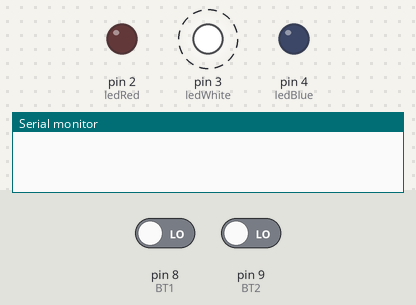
The sketch below on a simulated Arduino Uno, built with avr-gcc and run on an emulated ATmega328P. On the bench: output pins drawn as LEDs (lit = HIGH), the last lines printed to the serial monitor. Dashed ring = blinking. The inputs (shaded band) are chosen by the test bench; at power-on: pin 8 (BT1) LOW, pin 9 (BT2) LOW.

Above: at 2.2 s.
2.3 s: pin 8 (BT1) driven HIGH
At 2.92 s:
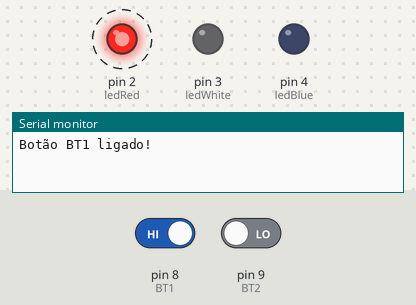
5.7 s: pin 8 (BT1) driven LOW
At 5.97 s:
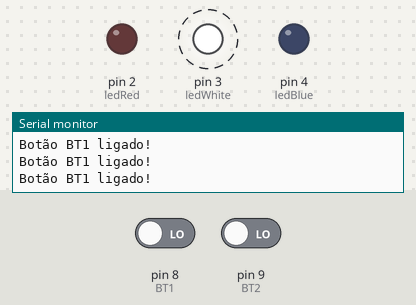
9.1 s: pin 9 (BT2) driven HIGH
At 9.42 s:
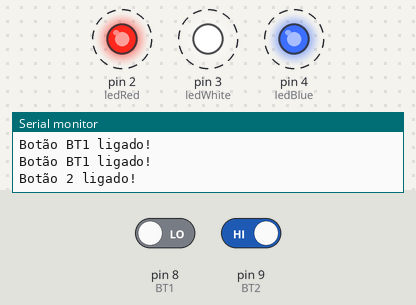
12.5 s: pin 9 (BT2) driven LOW
At 13.32 s:
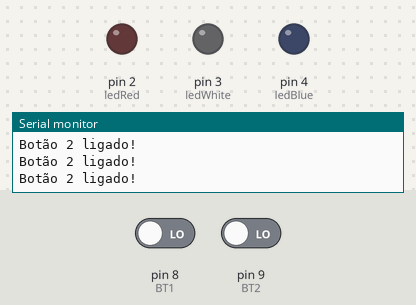
Timing chart, 0 to 16.9 s (numbered marks = the images above; inputs shaded):
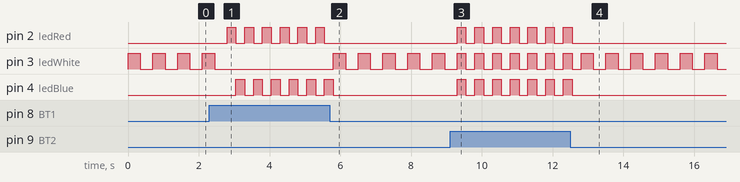

Measured:
- after the input at 2.3 s, pin 2 (ledRed): alternates HIGH for 0.25 s and LOW for 0.25 s, starting after 0.50 s; pin 3 (ledWhite): goes on until 2.5 s, then stays LOW; pin 4 (ledBlue): alternates HIGH for 0.25 s and LOW for 0.25 s, starting after 0.75 s
- after the input at 5.7 s, pin 2 (ledRed): stops changing and stays LOW; pin 3 (ledWhite): alternates HIGH for 0.35 s and LOW for 0.35 s, starting after 0.10 s; pin 4 (ledBlue): goes on until 5.8 s, then stays LOW
- after the input at 9.1 s, pin 2 (ledRed), pin 4 (ledBlue): alternates HIGH for 0.25 s and LOW for 0.25 s, starting after 0.20 s; pin 3 (ledWhite): alternates HIGH for 0.25 s and LOW for 0.25 s, starting after 0.45 s
- after the input at 12.5 s, pin 2 (ledRed), pin 4 (ledBlue): goes on until 12.6 s, then stays LOW
- by itself, pin 3 (ledWhite): alternates HIGH for 0.35 s and LOW for 0.35 s

The sketch:

Aula02.ino
```cpp
// Atribui nomes aos pinos de I/O
#define BT1 8
#define BT2 9
#define ledRed 2
#define ledWhite 3
#define ledBlue 4

// Declaração de variáveis
bool statusBT1;
bool statusBT2;

void setup() {
  // Habilita porta de comunicação serial
  // Baud Rate ---> 9600 bits/s
  Serial.begin(9600);
  // Configura pinos de I/O como INPUT ou OUTPUT
  pinMode(BT1, INPUT);
  pinMode(BT2, INPUT);
  pinMode(ledRed, OUTPUT);
  pinMode(ledWhite, OUTPUT);
  pinMode(ledBlue, OUTPUT);
}

/*
Exemplo 1:
Botão:
LOW -----> desligado ---> ledWhite piscando em intervalos de 350ms
HIGH ----> ligado ------> os LEDs ledRed e ledBlue piscam alternadamente em intervalos de 250ms
*/

void loop() {
  statusBT1 = digitalRead(BT1);
  statusBT2 = digitalRead(BT2);

  if(statusBT1 == HIGH){
    Serial.println("Botão BT1 ligado!");
    digitalWrite(ledRed, HIGH);
    digitalWrite(ledBlue, LOW);
    delay(250);
    digitalWrite(ledRed, LOW);
    digitalWrite(ledBlue, HIGH);
    delay(250);
  } else {
    if(statusBT2){
      Serial.println("Botão 2 ligado!");
      digitalWrite(ledRed, HIGH);
      digitalWrite(ledBlue, HIGH);
      digitalWrite(ledWhite, HIGH);
      delay(250);
      digitalWrite(ledRed, LOW);
      digitalWrite(ledBlue, LOW);
      digitalWrite(ledWhite, LOW);
      delay(250);
    } else {
      digitalWrite(ledBlue, LOW);
      digitalWrite(ledWhite, HIGH);
      delay(350);
      digitalWrite(ledWhite, LOW);
      delay(350);
    }
  }
}
```
